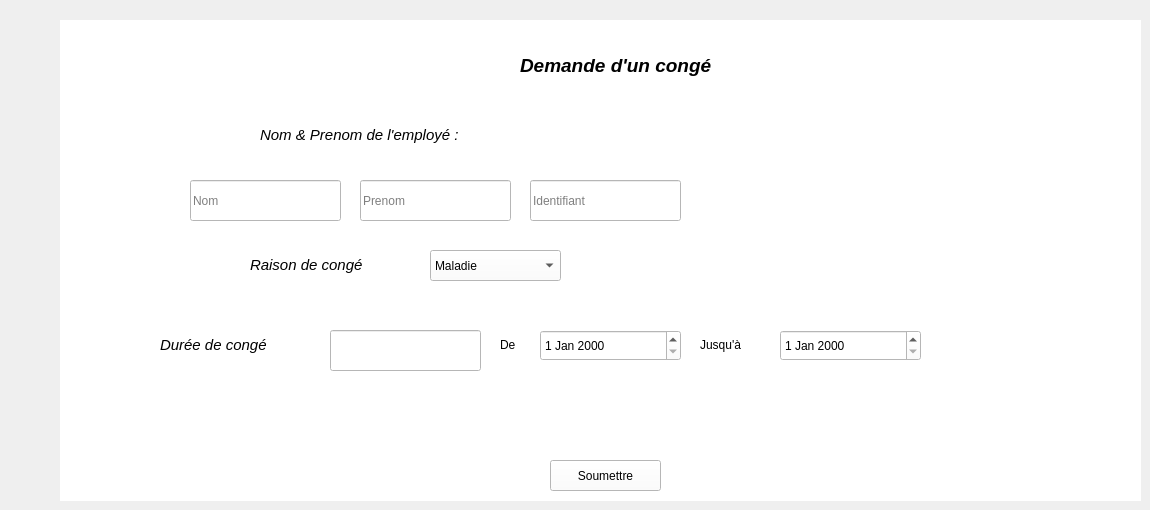
      <widget class="QWidget" name="tab_29">
       <attribute name="title">
        <string>Congé</string>
       </attribute>
       <widget class="QWidget" name="widget_4" native="true">
        <property name="geometry">
         <rect>
          <x>60</x>
          <y>20</y>
          <width>1081</width>
          <height>481</height>
         </rect>
        </property>
        <property name="styleSheet">
         <string notr="true">background-color: rgb(255, 255, 255);</string>
        </property>
        <widget class="QPushButton" name="pushButton_14">
         <property name="geometry">
          <rect>
           <x>490</x>
           <y>440</y>
           <width>111</width>
           <height>31</height>
          </rect>
         </property>
         <property name="styleSheet">
          <string notr="true">background-color: rgb(255, 255, 255);</string>
         </property>
         <property name="text">
          <string>Soumettre</string>
         </property>
        </widget>
        <widget class="QLabel" name="label_73">
         <property name="geometry">
          <rect>
           <x>640</x>
           <y>300</y>
           <width>71</width>
           <height>51</height>
          </rect>
         </property>
         <property name="text">
          <string>&lt;html&gt;&lt;head/&gt;&lt;body&gt;&lt;p&gt;Jusqu'à&lt;/p&gt;&lt;/body&gt;&lt;/html&gt;</string>
         </property>
        </widget>
        <widget class="QLineEdit" name="lineEdit_10">
         <property name="geometry">
          <rect>
           <x>300</x>
           <y>160</y>
           <width>151</width>
           <height>41</height>
          </rect>
         </property>
         <property name="placeholderText">
          <string>Prenom</string>
         </property>
        </widget>
        <widget class="QLineEdit" name="lineEdit_12">
         <property name="geometry">
          <rect>
           <x>270</x>
           <y>310</y>
           <width>151</width>
           <height>41</height>
          </rect>
         </property>
         <property name="placeholderText">
          <string/>
         </property>
        </widget>
        <widget class="QLabel" name="label_26">
         <property name="geometry">
          <rect>
           <x>440</x>
           <y>300</y>
           <width>21</width>
           <height>51</height>
          </rect>
         </property>
         <property name="text">
          <string>&lt;html&gt;&lt;head/&gt;&lt;body&gt;&lt;p&gt;De&lt;/p&gt;&lt;/body&gt;&lt;/html&gt;</string>
         </property>
        </widget>
        <widget class="QLabel" name="label_22">
         <property name="geometry">
          <rect>
           <x>460</x>
           <y>20</y>
           <width>201</width>
           <height>51</height>
          </rect>
         </property>
         <property name="text">
          <string>&lt;html&gt;&lt;head/&gt;&lt;body&gt;&lt;p&gt;&lt;span style=&quot; font-size:14pt; font-weight:700; font-style:italic;&quot;&gt;Demande d'un congé&lt;/span&gt;&lt;/p&gt;&lt;/body&gt;&lt;/html&gt;</string>
         </property>
        </widget>
        <widget class="QLineEdit" name="lineEdit_11">
         <property name="geometry">
          <rect>
           <x>470</x>
           <y>160</y>
           <width>151</width>
           <height>41</height>
          </rect>
         </property>
         <property name="placeholderText">
          <string>Identifiant</string>
         </property>
        </widget>
        <widget class="QComboBox" name="comboBox_10">
         <property name="geometry">
          <rect>
           <x>370</x>
           <y>230</y>
           <width>131</width>
           <height>31</height>
          </rect>
         </property>
         <item>
          <property name="text">
           <string>Maladie</string>
          </property>
         </item>
         <item>
          <property name="text">
           <string>Maternité</string>
          </property>
         </item>
         <item>
          <property name="text">
           <string>Raison personnels</string>
          </property>
         </item>
        </widget>
        <widget class="QDateEdit" name="dateEdit_2">
         <property name="geometry">
          <rect>
           <x>480</x>
           <y>310</y>
           <width>141</width>
           <height>31</height>
          </rect>
         </property>
        </widget>
        <widget class="QDateEdit" name="dateEdit_3">
         <property name="geometry">
          <rect>
           <x>720</x>
           <y>310</y>
           <width>141</width>
           <height>31</height>
          </rect>
         </property>
        </widget>
        <widget class="QLineEdit" name="lineEdit_9">
         <property name="geometry">
          <rect>
           <x>130</x>
           <y>160</y>
           <width>151</width>
           <height>41</height>
          </rect>
         </property>
         <property name="placeholderText">
          <string>Nom</string>
         </property>
        </widget>
        <widget class="QLabel" name="label_23">
         <property name="geometry">
          <rect>
           <x>200</x>
           <y>90</y>
           <width>201</width>
           <height>51</height>
          </rect>
         </property>
         <property name="text">
          <string>&lt;html&gt;&lt;head/&gt;&lt;body&gt;&lt;p&gt;&lt;span style=&quot; font-size:11pt; font-style:italic;&quot;&gt;Nom &amp;amp; Prenom de l'employé :&lt;/span&gt;&lt;/p&gt;&lt;/body&gt;&lt;/html&gt;</string>
         </property>
        </widget>
        <widget class="QLabel" name="label_24">
         <property name="geometry">
          <rect>
           <x>190</x>
           <y>220</y>
           <width>151</width>
           <height>51</height>
          </rect>
         </property>
         <property name="text">
          <string>&lt;html&gt;&lt;head/&gt;&lt;body&gt;&lt;p&gt;&lt;span style=&quot; font-size:11pt; font-style:italic;&quot;&gt;Raison de congé&lt;/span&gt;&lt;/p&gt;&lt;/body&gt;&lt;/html&gt;</string>
         </property>
        </widget>
        <widget class="QLabel" name="label_25">
         <property name="geometry">
          <rect>
           <x>100</x>
           <y>300</y>
           <width>151</width>
           <height>51</height>
          </rect>
         </property>
         <property name="text">
          <string>&lt;html&gt;&lt;head/&gt;&lt;body&gt;&lt;p&gt;&lt;span style=&quot; font-size:11pt; font-style:italic;&quot;&gt;Durée de congé&lt;/span&gt;&lt;/p&gt;&lt;/body&gt;&lt;/html&gt;</string>
         </property>
        </widget>
       </widget>
      </widget>
